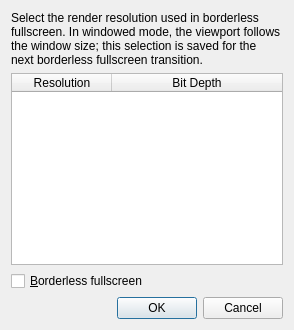
<?xml version="1.0" encoding="UTF-8"?>
<ui version="4.0">
 <class>ResolutionDialog</class>
 <widget class="QDialog" name="ResolutionDialog">
  <property name="windowTitle">
   <string>Change Resolution</string>
  </property>
  <layout class="QVBoxLayout" name="verticalLayout">
   <item>
    <widget class="QLabel" name="hintLabel">
     <property name="text">
      <string>Select the render resolution used in borderless fullscreen. In windowed mode, the viewport follows the window size; this selection is saved for the next borderless fullscreen transition.</string>
     </property>
     <property name="wordWrap">
      <bool>true</bool>
     </property>
    </widget>
   </item>
   <item>
    <widget class="QTableWidget" name="resolutionTable">
     <property name="editTriggers">
      <set>QAbstractItemView::NoEditTriggers</set>
     </property>
     <property name="selectionMode">
      <enum>QAbstractItemView::SingleSelection</enum>
     </property>
     <property name="selectionBehavior">
      <enum>QAbstractItemView::SelectRows</enum>
     </property>
     <attribute name="horizontalHeaderStretchLastSection">
      <bool>true</bool>
     </attribute>
     <column>
      <property name="text">
       <string>Resolution</string>
      </property>
     </column>
     <column>
      <property name="text">
       <string>Bit Depth</string>
      </property>
     </column>
    </widget>
   </item>
   <item>
    <widget class="QCheckBox" name="fullscreenCheck">
     <property name="text">
      <string>&amp;Borderless fullscreen</string>
     </property>
    </widget>
   </item>
   <item>
    <widget class="QDialogButtonBox" name="buttonBox">
     <property name="standardButtons">
      <set>QDialogButtonBox::Cancel|QDialogButtonBox::Ok</set>
     </property>
    </widget>
   </item>
  </layout>
 </widget>
 <resources/>
 <connections/>
</ui>
